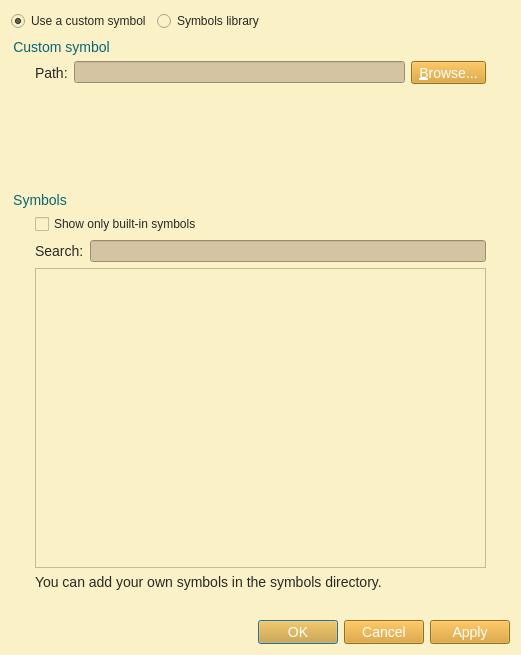
<?xml version="1.0" encoding="UTF-8"?>
<ui version="4.0">
 <class>SymbolSelectionDialog</class>
 <widget class="QDialog" name="SymbolSelectionDialog">
  <property name="geometry">
   <rect>
    <x>0</x>
    <y>0</y>
    <width>521</width>
    <height>655</height>
   </rect>
  </property>
  <property name="windowTitle">
   <string>Symbol selection</string>
  </property>
  <property name="styleSheet">
   <string notr="true">QWidget{
	background-color: #fbf1c7;
}
QMenuBar::item{
	background-color: #fbf1c7;
}
QDockWidget::title{
	background: #d5c4a1;
	padding-left: 5px;
}
QDockWidget, QMenuBar{
    color: #282828;
    font: bold 14px;
}
QTextEdit, QPlainTextEdit, QLineEdit, QSpinBox, QComboBox {
  background-color: #d5c4a1;
  color: #282828;
}
QTextEdit#uiConsoleTextEdit {
  background-color: #fbf1c7;
  color: #282828;
  font: 13px;
}
QTabWidget {
	font: 14px;
	border-top: 2px;
}
QTabBar::tab {
    background: #d5c4a1;
    color: #282828;
    min-width: 8ex;
    padding: 2px;
	border-top-right-radius: 6px;
	border-top-left-radius: 6px;
}
QTabBar::tab:selected {
    background: #458588;
	color: #FFFFFF;
}
QGroupBox {
    color: #076678;
    font: 14px;
    padding: 15px;
    border-style: none;
}
QMainWindow::separator {
	background: #d5c4a1;
	width: 1px;
	height: 1px;
}
QComboBox {
	selection-background-color: #458588;
	selection-color: #FFFFFF;
}

QToolBar{
	background: #d5c4a1;
	border: 0px;
}
QPushButton {
	background-color: #d79921;
    color: #FFFFFF;
	font: 14px;
}
QToolButton {
	background-color: #d79921;
    color: #FFFFFF;
	font: 14px;
}
QTreeWidget, QListWidget {
	background-color: #fbf1c7;
	color: #282828;
    alternate-background-color: #d5c4a1; 
	font: 14px;
}
QTreeWidget#uiTreeWidget {
	background-color: #d5c4a1;
	color: #282828;
	font: bold 16px;
}
QTreeWidget::item:selected, QTreeWidget::item:hover, QMenu::item:selected,QToolButton::hover,QPushButton::hover,QTabBar::tab:hover {
	background-color: #458588;
	color: #FFFFFF;
}
QMenu {
	background-color: #fbf1c7;
    color: #282828;
}
QLabel {
	color: #282828;
	font: 14px;
}
QLabel#uiTitleLabel {
	color: #282828;
	font: bold 16px;
}

QAbstractScrollArea::corner {
    background: #fbf1c7;
}
QScrollBar::handle:horizontal {
    background: #d5c4a1;
    min-width: 20px;
}
QScrollBar::handle:vertical {
    background: #d5c4a1;
    min-width: 20px;
}
QScrollBar:vertical {
    width: 6px;
}
QScrollBar:horizontal {
    height: 6px;
}
QScrollBar::up-arrow:vertical, QScrollBar::down-arrow:vertical, QScrollBar::down-arrow:horizontal, QScrollBar::up-arrow:horizontal { 
	border: 0px;
    height: 0px; 
    width: 0px; 
}
         
QScrollBar::add-page:horizontal, QScrollBar::sub-page:horizontal, QScrollBar::add-page:vertical, QScrollBar::sub-page:vertical {
  background: none
}
QStatusBar {
	background-color: #d5c4a1;
	color: #282828;
}

QRadioButton, QCheckBox {
  color: #282828;
}
QRadioButton::disabled, QCheckBox::disabled {
  color: gray;
}


</string>
  </property>
  <property name="modal">
   <bool>true</bool>
  </property>
  <layout class="QVBoxLayout" name="verticalLayout_2">
   <item>
    <layout class="QHBoxLayout" name="horizontalLayout_2">
     <item>
      <widget class="QRadioButton" name="uiCustomSymbolRadioButton">
       <property name="text">
        <string>Use a custom symbol</string>
       </property>
       <property name="checked">
        <bool>true</bool>
       </property>
      </widget>
     </item>
     <item>
      <widget class="QRadioButton" name="uiBuiltInSymbolRadioButton">
       <property name="text">
        <string>Symbols library</string>
       </property>
      </widget>
     </item>
     <item>
      <spacer name="horizontalSpacer_2">
       <property name="orientation">
        <enum>Qt::Horizontal</enum>
       </property>
       <property name="sizeHint" stdset="0">
        <size>
         <width>40</width>
         <height>20</height>
        </size>
       </property>
      </spacer>
     </item>
    </layout>
   </item>
   <item>
    <widget class="QGroupBox" name="uiCustomSymbolGroupBox">
     <property name="title">
      <string>Custom symbol</string>
     </property>
     <layout class="QGridLayout" name="gridLayout">
      <item row="0" column="0">
       <widget class="QLabel" name="uiSymbolLabel">
        <property name="text">
         <string>Path:</string>
        </property>
       </widget>
      </item>
      <item row="0" column="1">
       <layout class="QHBoxLayout" name="horizontalLayout_7">
        <item>
         <widget class="QLineEdit" name="uiSymbolLineEdit"/>
        </item>
        <item>
         <widget class="QToolButton" name="uiSymbolToolButton">
          <property name="text">
           <string>&amp;Browse...</string>
          </property>
          <property name="toolButtonStyle">
           <enum>Qt::ToolButtonTextOnly</enum>
          </property>
         </widget>
        </item>
       </layout>
      </item>
      <item row="1" column="1">
       <spacer name="verticalSpacer">
        <property name="orientation">
         <enum>Qt::Vertical</enum>
        </property>
        <property name="sizeHint" stdset="0">
         <size>
          <width>20</width>
          <height>40</height>
         </size>
        </property>
       </spacer>
      </item>
     </layout>
    </widget>
   </item>
   <item>
    <widget class="QGroupBox" name="uiBuiltInGroupBox">
     <property name="title">
      <string>Symbols</string>
     </property>
     <layout class="QVBoxLayout" name="verticalLayout">
      <item>
       <widget class="QCheckBox" name="uiBuiltinSymbolOnlyCheckBox">
        <property name="text">
         <string>Show only built-in symbols</string>
        </property>
       </widget>
      </item>
      <item>
       <layout class="QHBoxLayout" name="horizontalLayout_3">
        <item>
         <widget class="QLabel" name="uiSearchLabel">
          <property name="text">
           <string>Search:</string>
          </property>
         </widget>
        </item>
        <item>
         <widget class="QLineEdit" name="uiSearchLineEdit"/>
        </item>
       </layout>
      </item>
      <item>
       <widget class="QListWidget" name="uiSymbolListWidget">
        <property name="minimumSize">
         <size>
          <width>0</width>
          <height>300</height>
         </size>
        </property>
       </widget>
      </item>
      <item>
       <widget class="QLabel" name="label">
        <property name="text">
         <string>You can add your own symbols in the symbols directory.</string>
        </property>
       </widget>
      </item>
     </layout>
    </widget>
   </item>
   <item>
    <layout class="QHBoxLayout" name="horizontalLayout">
     <item>
      <spacer name="horizontalSpacer">
       <property name="orientation">
        <enum>Qt::Horizontal</enum>
       </property>
       <property name="sizeHint" stdset="0">
        <size>
         <width>40</width>
         <height>20</height>
        </size>
       </property>
      </spacer>
     </item>
     <item>
      <widget class="QDialogButtonBox" name="uiButtonBox">
       <property name="orientation">
        <enum>Qt::Horizontal</enum>
       </property>
       <property name="standardButtons">
        <set>QDialogButtonBox::Apply|QDialogButtonBox::Cancel|QDialogButtonBox::Ok</set>
       </property>
      </widget>
     </item>
    </layout>
   </item>
  </layout>
  <zorder>uiBuiltInGroupBox</zorder>
  <zorder>uiCustomSymbolGroupBox</zorder>
 </widget>
 <resources>
  <include location="../../resources/resources.qrc"/>
 </resources>
 <connections>
  <connection>
   <sender>uiButtonBox</sender>
   <signal>accepted()</signal>
   <receiver>SymbolSelectionDialog</receiver>
   <slot>accept()</slot>
   <hints>
    <hint type="sourcelabel">
     <x>248</x>
     <y>254</y>
    </hint>
    <hint type="destinationlabel">
     <x>157</x>
     <y>274</y>
    </hint>
   </hints>
  </connection>
  <connection>
   <sender>uiButtonBox</sender>
   <signal>rejected()</signal>
   <receiver>SymbolSelectionDialog</receiver>
   <slot>reject()</slot>
   <hints>
    <hint type="sourcelabel">
     <x>316</x>
     <y>260</y>
    </hint>
    <hint type="destinationlabel">
     <x>286</x>
     <y>274</y>
    </hint>
   </hints>
  </connection>
 </connections>
</ui>
